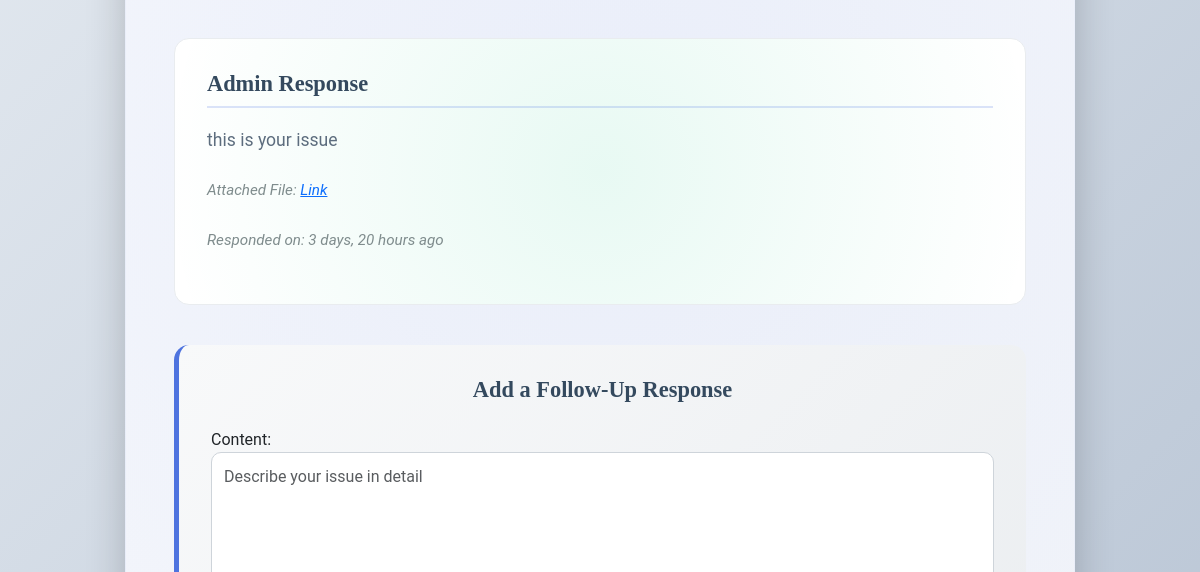
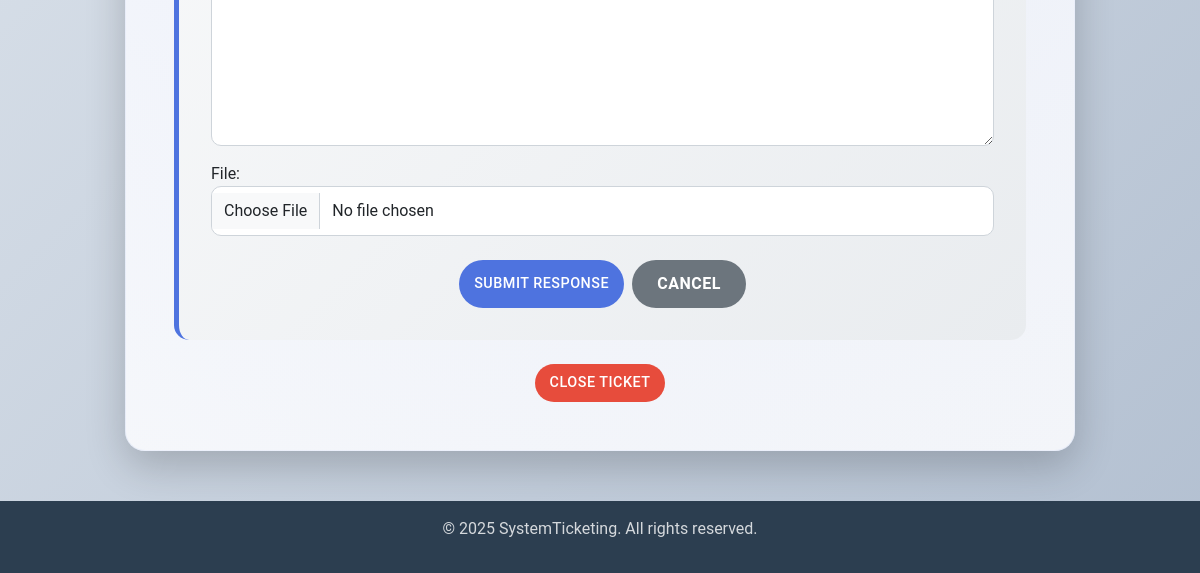
Before: /ticket/detail/6/ (signed in, lower part) with the older database file (2 pictures, top to bottom).
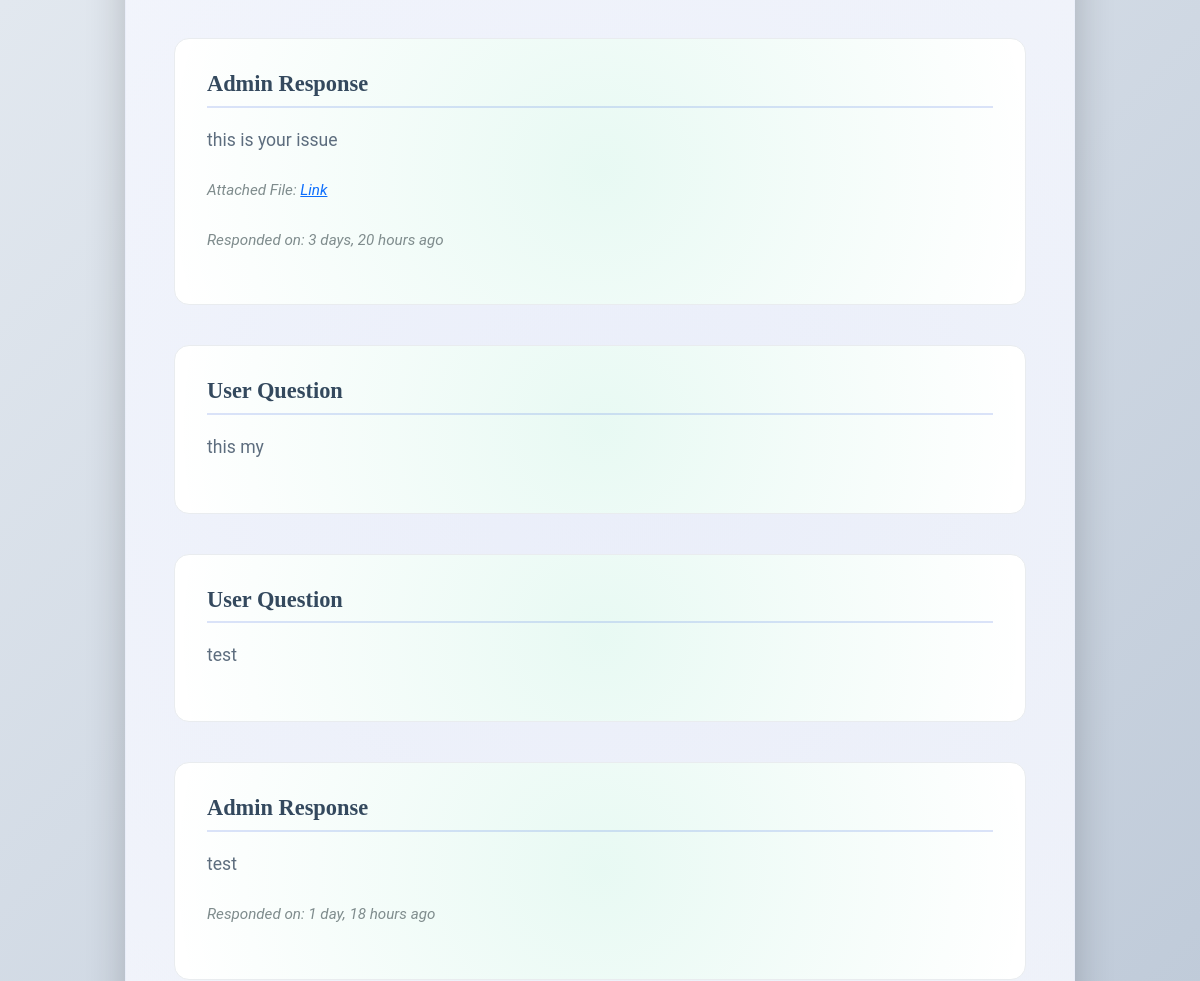
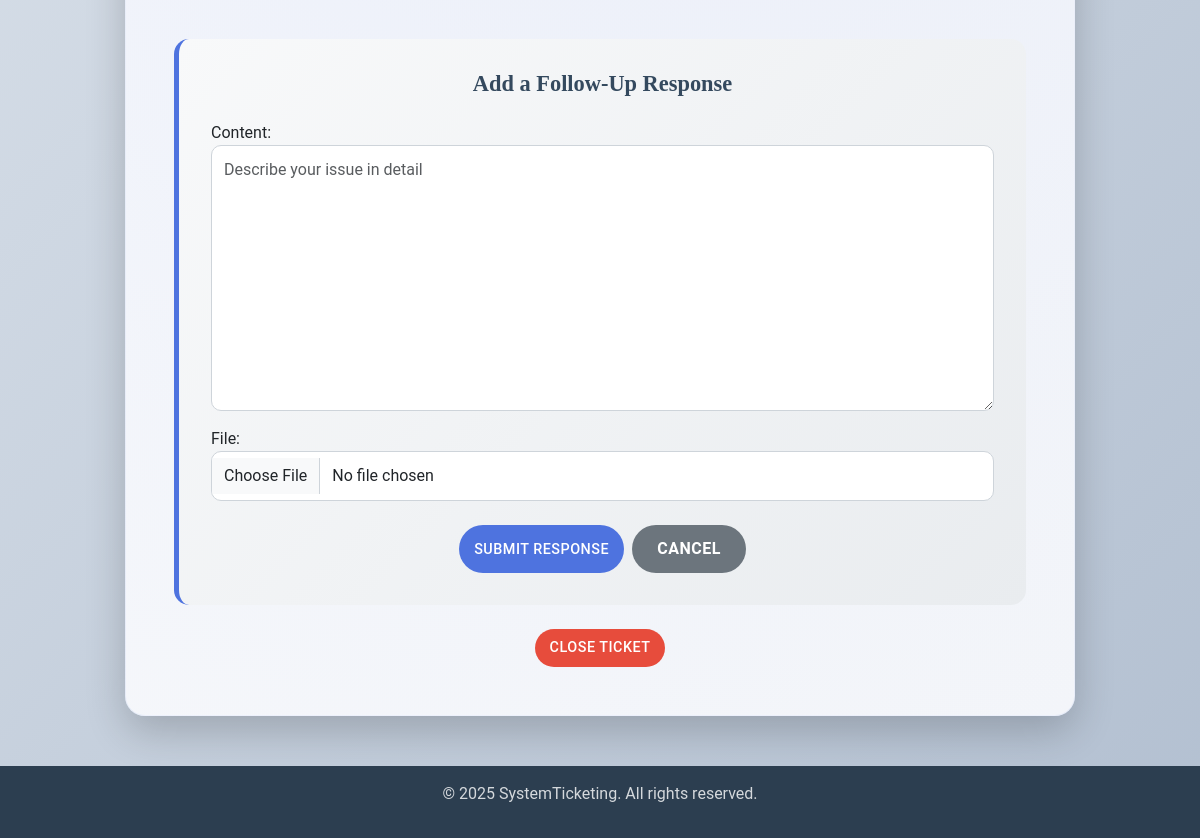
After: the same page with the newer database file (2 pictures, top to bottom).
### ticket/models.py (models this page shows, shortened)
class TimeStampedModel(models.Model):
    created_at = models.DateTimeField(auto_now_add=True)
    updated_at = models.DateTimeField(auto_now=True)
    class Meta:
        abstract = True

class Messages(TimeStampedModel):
    ticket = models.ForeignKey(Ticket, on_delete=models.CASCADE, related_name='messages')
    sender = models.ForeignKey(User, on_delete=models.CASCADE, related_name='user_messages')
    content = models.TextField()
    file = models.FileField(upload_to='tickets/%Y/%m/%d', null=True, blank=True)
    is_admin_response = models.BooleanField(default=False)

### ticket/views.py (the view, shortened to what this page needs)
# urls.py: path('detail/<ticket_id>/', views.TicketDetailView.as_view(), name='ticket-detail'),
class TicketDetailView(LoginRequiredMixin, View):
    template_name = 'ticket/ticket-detail.html'
    form_class = MessageForm
    def setup(self, request, *args, **kwargs):
        self.user_ticket = get_object_or_404(Ticket, id=kwargs['ticket_id'])
        super().setup(request, *args, **kwargs)
    def dispatch(self, request, *args, **kwargs):
        if not (request.user == self.user_ticket.user or request.user.is_staff):
            messages.error(request, 'You are not authorized to view this ticket.', 'danger')
            return redirect('home:home')
        return super().dispatch(request, *args, **kwargs)
    def get(self, request, *args, **kwargs):
        form = self.form_class()
        user_ticket = self.user_ticket
        return render(request, self.template_name, {'ticket': user_ticket, 'form': form})

### ticket/forms.py
class MessageForm(forms.ModelForm):
    class Meta:
        model = Messages
        fields = ['content', 'file']
        widgets = {
            'content': forms.Textarea(
                attrs={'class': 'form-control', 'placeholder': 'Describe your issue in detail'}),
            'file': forms.FileInput(attrs={'class': 'form-control'}),
        }

### ticket/templates/ticket/ticket-detail.html (shortened to what this page needs)
{% extends 'main.html' %}
{% block main %}
    <div class="content">
        <div class="ticket-detail-card">
            {% for message in ticket.messages.all %}
                {% if message.is_admin_response  %}
                    <div class="ticket-section">
                        <h4>Admin Response</h4>
                        <p>
                            {{ message.content }}
                        </p>
                        {% if message.file %}
                            <p><em>Attached File: <a href="{{ message.file.url }}">Link</a></em></p>
                        {% endif %}
                        <p><em>Responded on: {{ message.created_at|timesince }} ago</em></p>
                    </div>
                {% else %}
                    <div class="ticket-section">
                        <h4>User Question</h4>
                        <p>
                            {{ message.content }}
                        </p>
                    </div>
                {% endif %}
            {% endfor %}
            {% if not ticket.status == "Closed" %}
                <div class="response-form">
                    <h4>Add a Follow-Up Response</h4>
                    <form action="" method="post" enctype="multipart/form-data">
                        {{ form.as_p }}
                        <div class="button-group">
                            <button type="submit" class="btn btn-primary">Submit Response</button>
                            <a href="{% url 'home:profile' request.user.username %}"
                               class="btn btn-secondary">Cancel</a>
                        </div>
                    </form>
                </div>
                <div class="text-center mt-4">
                    <a href="{% url 'ticket:ticket-close' ticket.id %}">
                        <button type="button" class="btn btn-danger">
                            Close Ticket
                        </button>
                    </a>
                </div>
            {% endif %}
        </div>
    </div>
{% endblock %}

Changed rows visible on the page:
added Messages: content "this my"
added Messages: content "test"
added Messages: content "test", created_at "1 day, 18 hours"
